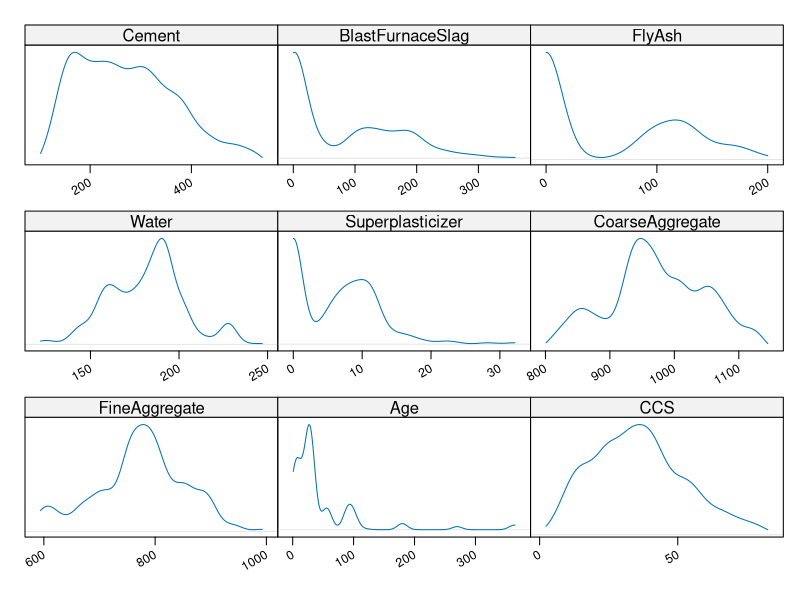
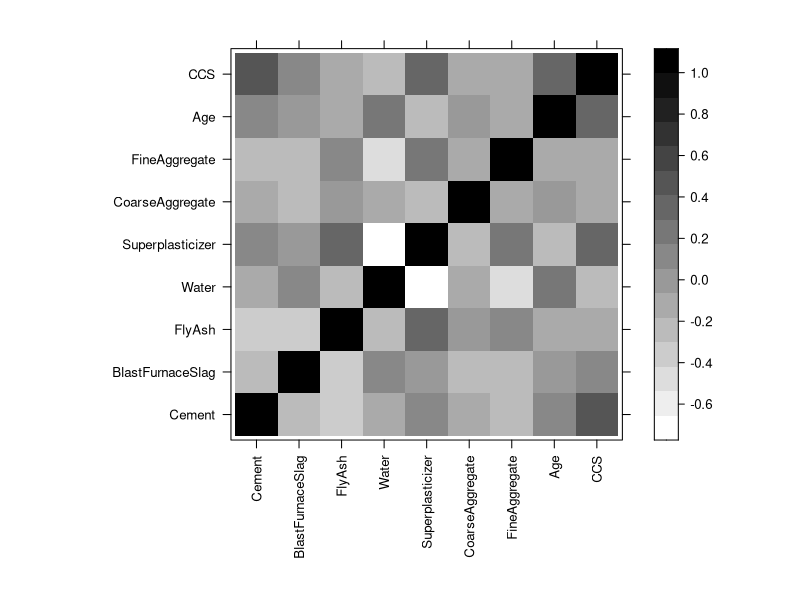
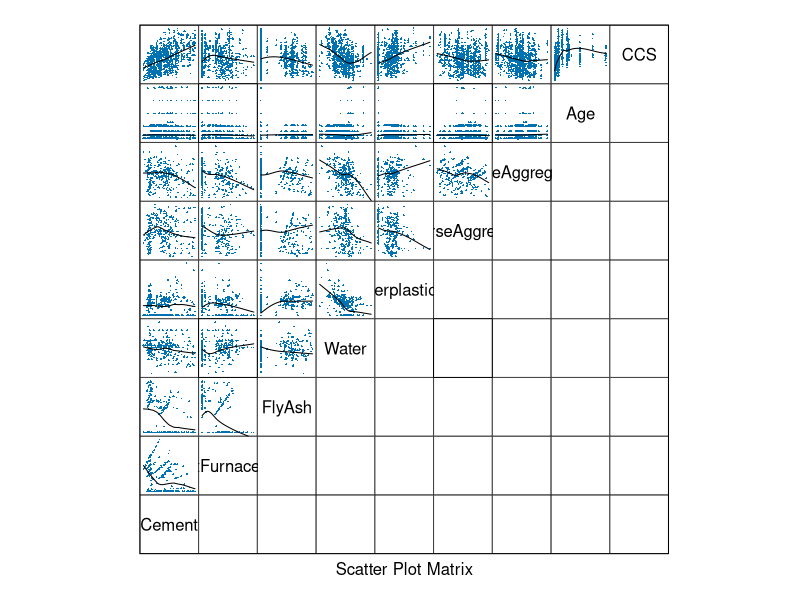
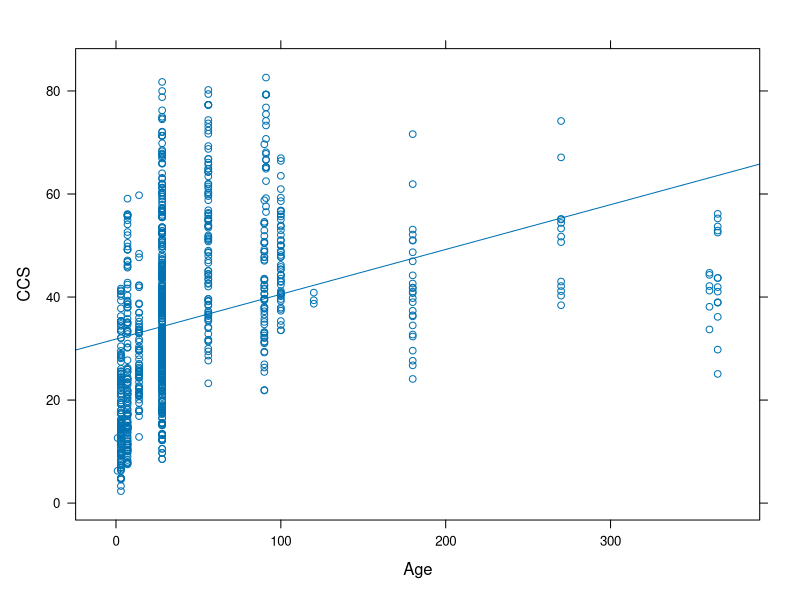
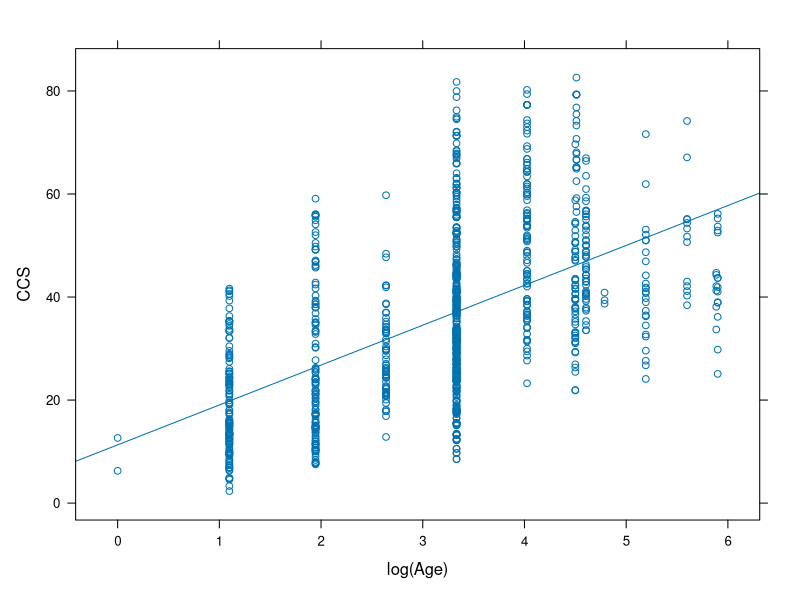
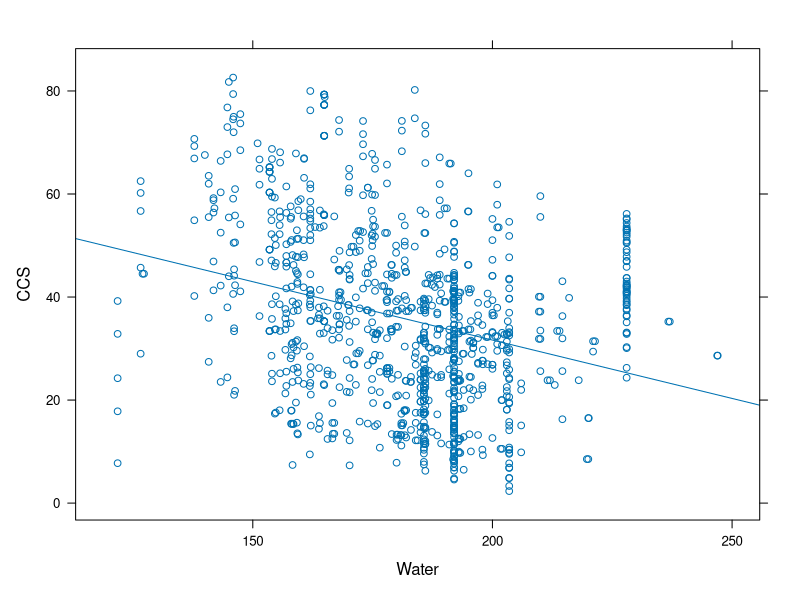
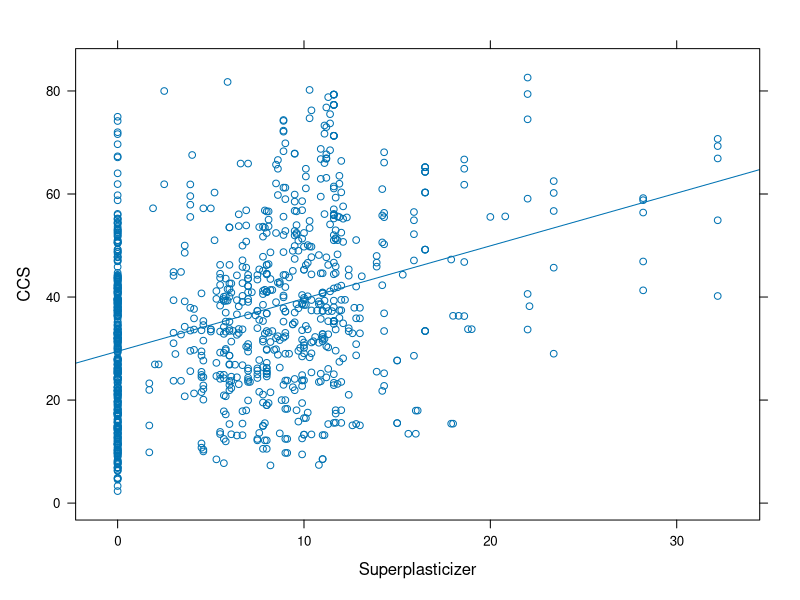
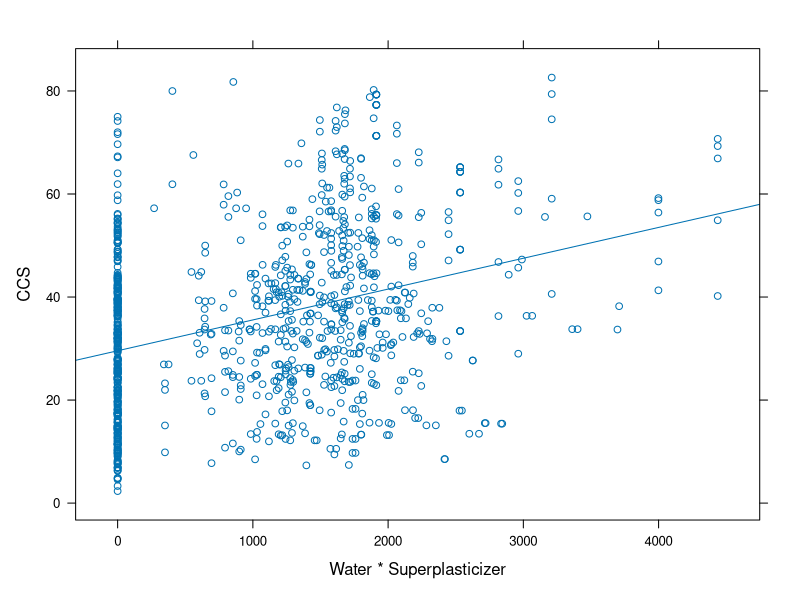

Here is the R script that generated these plots, in order:
## ---- chunk 1
library(lattice)
library(latticeExtra)
library(MASS)
library(e1071) 
helperDrawer <- function(x, y, ...) { panel.xyplot(x, y, ...); panel.loess(x, y, ..., col='black') }

df <- read.csv("concrete.csv", header = TRUE, comment.char = "#")
names(df)[names(df) == "ConcreteCompressiveStrength"] <- "CCS"

head(df)
summary(df)


marginal.plot(df)
## ---- chunk 2
levelplot(cor(df), par.settings = list(regions = list(col = colorRampPalette(grey(1:0)))), scales = list(x = list(rot = 90)), xlab = "", ylab = "")
## ---- chunk 3
splom(~df, df, upper.panel = helperDrawer, pscale = 0, lower.panel = function(...){}, par.settings=simpleTheme(cex = 0.2, pch = 17))


## ---- chunk 4

xyplot(CCS ~ Age, df, type = c('p','r'))
summary(lm(CCS ~ Age, df))
## ---- chunk 5
xyplot(CCS ~ log(Age), df, type = c('p','r'))
summary(lm(CCS ~ log(Age), df))

anova(lm(CCS ~ log(Age), df),lm(CCS ~ Age, df))
## ---- chunk 6
xyplot(CCS ~ Water, df, type = c('p','r')) 
summary(lm(CCS ~ Water, df))
xyplot(CCS ~ Superplasticizer, df, type = c('p','r')) 
summary(lm(CCS ~ Superplasticizer, df))

xyplot(CCS ~ Water * Superplasticizer, df, type = c('p','r')) 
summary(lm(CCS ~ Water* Superplasticizer, df))

xyplot(CCS ~ FineAggregate, df, type = c('p','r')) 
summary(lm(CCS ~ FineAggregate, df))
 
## ---- chunk 7
xyplot(CCS ~ FlyAsh, df, type = c('p','r')) 
summary(lm(CCS ~FlyAsh, df))
## ---- chunk 8
xyplot(CCS ~ Cement, df, type = c('p','r'))
summary(lm(CCS ~ Cement, df))
## ---- chunk 9
xyplot(CCS ~ BlastFurnaceSlag, df, type = c('p','r')) 
summary(lm(CCS ~ BlastFurnaceSlag, df))
## ---- chunk 10
formula <- CCS ~ BlastFurnaceSlag + Cement + FlyAsh + Water * Superplasticizer + log(Age)+ FineAggregate
fit <- lm(formula, df)
summary(fit)
## ---- chunk 11
formula <- CCS ~ BlastFurnaceSlag + Cement + FlyAsh + Water * Superplasticizer + log(Age)
fit <- lm(formula, df)
summary(fit)
stepAIC(fit)

## ---- chunk 12
xyplot(CCS ~ BlastFurnaceSlag, panel = helperDrawer, df, scales = list(tick.number = 50))
## ---- chunk 13
xyplot(CCS ~ Water, panel = helperDrawer, df, scales = list(tick.number = 50)) 
summary(lm(CCS ~ Water, df)) 

## ---- chunk 14
factorized1 <- df
factorized2 <- df
factorized3 <- df

factorized1$BlastFurnaceSlag <- df$BlastFurnaceSlag > 70
factorized2$Water<- df$Water > 200

factorized3$BlastFurnaceSlag <- df$BlastFurnaceSlag > 70
factorized3$Water<- df$Water > 200

fit.f1 <- lm(formula, factorized1)
fit.f2 <- lm(CCS ~ BlastFurnaceSlag + Cement + FlyAsh + Water * Superplasticizer + log(Age), factorized2)
fit.f3 <- lm(CCS ~ BlastFurnaceSlag + Cement + FlyAsh + Water * Superplasticizer + log(Age), factorized3)

summary(fit.f1)
summary(fit.f2)
summary(fit.f3)
anova(fit, fit.f1, fit.f2, fit.f3)
 

resplot = function(p) {
  xyplot(resid(p) ~ fitted(p), panel = function(...) { panel.xyplot(...);  panel.lmline(...); })
}
plot(c(resplot(fit),
       resplot(fit.f1),
       resplot(fit.f2),
       resplot(fit.f3)))
## ---- chunk 15
tune(lm, formula, data = df, tunecontrol = tune.control(sampling = "cross"))  
tune(lm, formula, data = factorized1, tunecontrol = tune.control(sampling = "cross"))  
tune(lm, formula, data = factorized2, tunecontrol = tune.control(sampling = "cross"))  
tune(lm, formula, data = factorized3, tunecontrol = tune.control(sampling = "cross"))  
